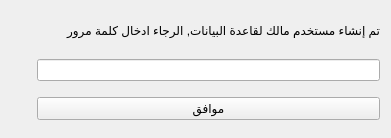
<?xml version="1.0" encoding="UTF-8"?>
<ui version="4.0">
 <class>DBPassword</class>
 <widget class="QDialog" name="DBPassword">
  <property name="windowModality">
   <enum>Qt::WindowModal</enum>
  </property>
  <property name="geometry">
   <rect>
    <x>0</x>
    <y>0</y>
    <width>391</width>
    <height>138</height>
   </rect>
  </property>
  <property name="windowTitle">
   <string>تغيير كلمة المرور</string>
  </property>
  <property name="layoutDirection">
   <enum>Qt::RightToLeft</enum>
  </property>
  <layout class="QGridLayout" name="gridLayout">
   <item row="2" column="0">
    <widget class="QLineEdit" name="password_input"/>
   </item>
   <item row="2" column="1">
    <widget class="QPushButton" name="password_toggle">
     <property name="maximumSize">
      <size>
       <width>20</width>
       <height>16777215</height>
      </size>
     </property>
     <property name="styleSheet">
      <string notr="true">QPushButton {
    background-color: transparent;
    border: none;
    color: black;
	font-size: 24px;
    padding: 0px;
}

QPushButton:hover {
    background-color: rgba(0, 0, 0, 0.1);
}

QPushButton:pressed {
    background-color: rgba(0, 0, 0, 0.2);
}</string>
     </property>
     <property name="text">
      <string/>
     </property>
     <property name="icon">
      <iconset>
       <normaloff>icons/eye_closed.png</normaloff>icons/eye_closed.png</iconset>
     </property>
    </widget>
   </item>
   <item row="4" column="0">
    <widget class="QPushButton" name="save_btn">
     <property name="text">
      <string>موافق</string>
     </property>
    </widget>
   </item>
   <item row="1" column="0">
    <widget class="QLabel" name="info_label">
     <property name="maximumSize">
      <size>
       <width>16777215</width>
       <height>25</height>
      </size>
     </property>
     <property name="text">
      <string>تم إنشاء مستخدم مالك لقاعدة البيانات, الرجاء ادخال كلمة مرور</string>
     </property>
    </widget>
   </item>
  </layout>
 </widget>
 <resources/>
 <connections/>
</ui>
